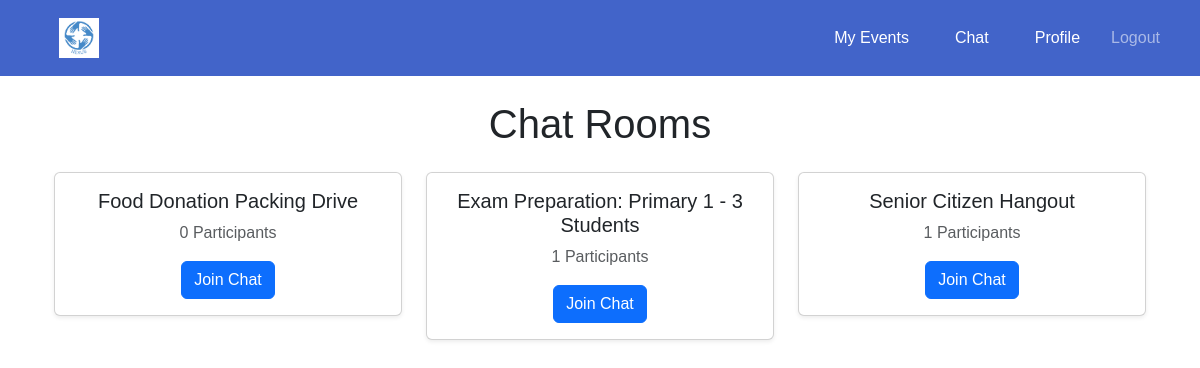
The page /chat/ (signed in) on the database its author committed.
### chat/models.py (models this page shows, shortened)
class ChatRoom(models.Model):
    event = models.OneToOneField(Event, on_delete=models.CASCADE, related_name="chatroom")
    created_at = models.DateTimeField(auto_now_add=True)

### events/models.py (models this page shows, shortened)
class Event(models.Model):
    CATEGORY_CHOICES = [
        ('education', 'Education'),
        ('social development', 'Social Development'),
        ('senior citizen', 'Senior Citizen'),
    ]
    organisation = models.ForeignKey(settings.AUTH_USER_MODEL, on_delete=models.CASCADE)
    name = models.CharField(max_length=255)
    description = models.TextField()
    date = models.DateTimeField()
    location = models.CharField(max_length=255)
    volunteers_needed = models.PositiveIntegerField()
    roles_responsibilities = models.TextField()
    category = models.CharField(max_length=50, choices=CATEGORY_CHOICES, blank=False, default='Education')
    duration_hours = models.FloatField(default=0)

### chat/views.py (the view)
# urls.py: path('', chat_home, name='chat_home'),
@login_required
def chat_home(request):
    if request.user.user_type == 'volunteer':
        registered_events = VolunteerEvent.objects.filter(volunteer=request.user).values_list('event_id', flat=True)
        chat_rooms = ChatRoom.objects.filter(event__id__in=registered_events)
    elif request.user.user_type == 'organisation':
        chat_rooms = ChatRoom.objects.filter(event__organisation=request.user)
    else:
        chat_rooms = ChatRoom.objects.none()  # Empty queryset for unknown user types
    for room in chat_rooms:
        room.participant_count = VolunteerEvent.objects.filter(event=room.event).count()
    return render(request, "chat/chat_home.html", {"chat_rooms": chat_rooms})

### chat/templates/chat/chat_home.html (shortened to what this page needs)
{% extends "base.html" %}
{% block content %}
    <div class="container mt-4">
        <h1 class="text-center mb-4">Chat Rooms</h1>
        <div class="row">
            {% if chat_rooms %}
                {% for room in chat_rooms %}
                    <div class="col-md-6 col-lg-4 mb-4">
                        <div class="card shadow-sm">
                            <div class="card-body text-center">
                                <h5 class="card-title">{{ room.event.name }}</h5>
                                <p class="card-text text-muted">{{ room.participant_count }} Participants</p>
                                <a href="{% url 'chat:chat_room' room.event.id %}" class="btn btn-primary">Join Chat</a>
                            </div>
                        </div>
                    </div>
                {% endfor %}
            {% else %}
                <div class="col-12 text-center">
                    <p class="text-muted">No chat rooms available.</p>
                </div>
            {% endif %}
        </div>
    </div>
{% endblock %}

### templates/base.html (style rules this page uses)
body { margin: 0; font-family: Arial, sans-serif; }

### rows shown on the page
ChatRoom: event.name "Food Donation Packing Drive", participant_count "0"
ChatRoom: event.name "Exam Preparation: Primary 1 - 3 Students", participant_count "1"
ChatRoom: event.name "Senior Citizen Hangout", participant_count "1"
